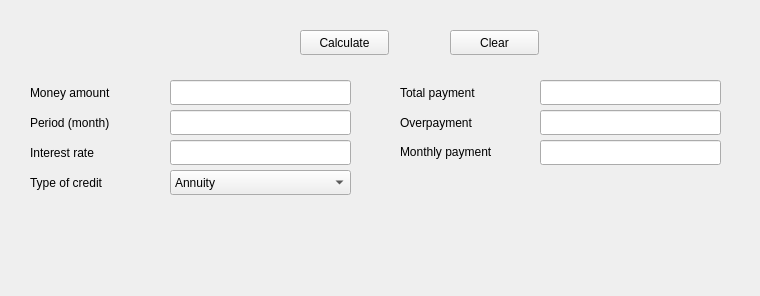
<?xml version="1.0" encoding="UTF-8"?>
<ui version="4.0">
 <class>credit</class>
 <widget class="QWidget" name="credit">
  <property name="geometry">
   <rect>
    <x>0</x>
    <y>0</y>
    <width>760</width>
    <height>296</height>
   </rect>
  </property>
  <property name="windowTitle">
   <string>Form</string>
  </property>
  <widget class="QLabel" name="label_3">
   <property name="geometry">
    <rect>
     <x>30</x>
     <y>140</y>
     <width>86</width>
     <height>25</height>
    </rect>
   </property>
   <property name="text">
    <string>Interest rate</string>
   </property>
  </widget>
  <widget class="QLabel" name="label_2">
   <property name="geometry">
    <rect>
     <x>30</x>
     <y>110</y>
     <width>126</width>
     <height>25</height>
    </rect>
   </property>
   <property name="sizePolicy">
    <sizepolicy hsizetype="Expanding" vsizetype="Preferred">
     <horstretch>0</horstretch>
     <verstretch>0</verstretch>
    </sizepolicy>
   </property>
   <property name="text">
    <string>Period (month)</string>
   </property>
  </widget>
  <widget class="QLineEdit" name="lineEdit_period">
   <property name="geometry">
    <rect>
     <x>170</x>
     <y>110</y>
     <width>181</width>
     <height>25</height>
    </rect>
   </property>
   <property name="sizePolicy">
    <sizepolicy hsizetype="Expanding" vsizetype="Fixed">
     <horstretch>0</horstretch>
     <verstretch>0</verstretch>
    </sizepolicy>
   </property>
  </widget>
  <widget class="QLineEdit" name="lineEdit_rate">
   <property name="geometry">
    <rect>
     <x>170</x>
     <y>140</y>
     <width>181</width>
     <height>25</height>
    </rect>
   </property>
   <property name="sizePolicy">
    <sizepolicy hsizetype="Expanding" vsizetype="Fixed">
     <horstretch>0</horstretch>
     <verstretch>0</verstretch>
    </sizepolicy>
   </property>
  </widget>
  <widget class="QLineEdit" name="lineEdit_money">
   <property name="geometry">
    <rect>
     <x>170</x>
     <y>80</y>
     <width>181</width>
     <height>25</height>
    </rect>
   </property>
   <property name="sizePolicy">
    <sizepolicy hsizetype="Expanding" vsizetype="Fixed">
     <horstretch>0</horstretch>
     <verstretch>0</verstretch>
    </sizepolicy>
   </property>
  </widget>
  <widget class="QComboBox" name="comboBox">
   <property name="geometry">
    <rect>
     <x>170</x>
     <y>170</y>
     <width>181</width>
     <height>25</height>
    </rect>
   </property>
   <property name="sizePolicy">
    <sizepolicy hsizetype="Expanding" vsizetype="Fixed">
     <horstretch>0</horstretch>
     <verstretch>0</verstretch>
    </sizepolicy>
   </property>
   <item>
    <property name="text">
     <string>Annuity</string>
    </property>
   </item>
   <item>
    <property name="text">
     <string>Differentiated</string>
    </property>
   </item>
  </widget>
  <widget class="QLabel" name="label">
   <property name="geometry">
    <rect>
     <x>30</x>
     <y>80</y>
     <width>103</width>
     <height>25</height>
    </rect>
   </property>
   <property name="sizePolicy">
    <sizepolicy hsizetype="Expanding" vsizetype="Preferred">
     <horstretch>0</horstretch>
     <verstretch>0</verstretch>
    </sizepolicy>
   </property>
   <property name="text">
    <string>Money amount</string>
   </property>
  </widget>
  <widget class="QLabel" name="label_4">
   <property name="geometry">
    <rect>
     <x>30</x>
     <y>170</y>
     <width>95</width>
     <height>25</height>
    </rect>
   </property>
   <property name="text">
    <string>Type of credit</string>
   </property>
  </widget>
  <widget class="QLabel" name="label_5">
   <property name="geometry">
    <rect>
     <x>400</x>
     <y>110</y>
     <width>126</width>
     <height>25</height>
    </rect>
   </property>
   <property name="sizePolicy">
    <sizepolicy hsizetype="Expanding" vsizetype="Preferred">
     <horstretch>0</horstretch>
     <verstretch>0</verstretch>
    </sizepolicy>
   </property>
   <property name="text">
    <string>Overpayment</string>
   </property>
  </widget>
  <widget class="QLabel" name="label_6">
   <property name="geometry">
    <rect>
     <x>400</x>
     <y>139</y>
     <width>131</width>
     <height>25</height>
    </rect>
   </property>
   <property name="sizePolicy">
    <sizepolicy hsizetype="Expanding" vsizetype="Preferred">
     <horstretch>0</horstretch>
     <verstretch>0</verstretch>
    </sizepolicy>
   </property>
   <property name="text">
    <string>Monthly payment</string>
   </property>
  </widget>
  <widget class="QLineEdit" name="lineEdit_overpayment">
   <property name="geometry">
    <rect>
     <x>540</x>
     <y>110</y>
     <width>181</width>
     <height>25</height>
    </rect>
   </property>
   <property name="sizePolicy">
    <sizepolicy hsizetype="Expanding" vsizetype="Fixed">
     <horstretch>0</horstretch>
     <verstretch>0</verstretch>
    </sizepolicy>
   </property>
   <property name="readOnly">
    <bool>true</bool>
   </property>
  </widget>
  <widget class="QLabel" name="label_7">
   <property name="geometry">
    <rect>
     <x>400</x>
     <y>80</y>
     <width>101</width>
     <height>25</height>
    </rect>
   </property>
   <property name="text">
    <string>Total payment</string>
   </property>
  </widget>
  <widget class="QLineEdit" name="lineEdit_total">
   <property name="geometry">
    <rect>
     <x>540</x>
     <y>80</y>
     <width>181</width>
     <height>25</height>
    </rect>
   </property>
   <property name="sizePolicy">
    <sizepolicy hsizetype="Expanding" vsizetype="Fixed">
     <horstretch>0</horstretch>
     <verstretch>0</verstretch>
    </sizepolicy>
   </property>
   <property name="readOnly">
    <bool>true</bool>
   </property>
  </widget>
  <widget class="QPushButton" name="calculate">
   <property name="geometry">
    <rect>
     <x>300</x>
     <y>30</y>
     <width>89</width>
     <height>25</height>
    </rect>
   </property>
   <property name="text">
    <string>Calculate</string>
   </property>
  </widget>
  <widget class="QPushButton" name="clear">
   <property name="geometry">
    <rect>
     <x>450</x>
     <y>30</y>
     <width>89</width>
     <height>25</height>
    </rect>
   </property>
   <property name="text">
    <string>Clear</string>
   </property>
  </widget>
  <widget class="QLineEdit" name="lineEdit_monthly">
   <property name="geometry">
    <rect>
     <x>540</x>
     <y>140</y>
     <width>181</width>
     <height>25</height>
    </rect>
   </property>
   <property name="sizePolicy">
    <sizepolicy hsizetype="Expanding" vsizetype="Fixed">
     <horstretch>0</horstretch>
     <verstretch>0</verstretch>
    </sizepolicy>
   </property>
   <property name="readOnly">
    <bool>true</bool>
   </property>
  </widget>
 </widget>
 <resources/>
 <connections/>
</ui>
